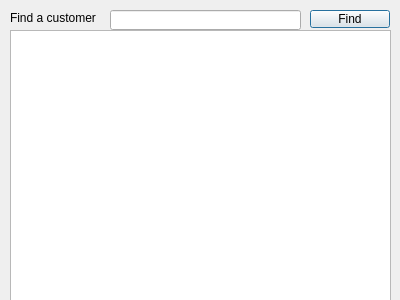
<?xml version="1.0" encoding="UTF-8"?>
<ui version="4.0">
 <class>CustomerList</class>
 <widget class="QDialog" name="CustomerList">
  <property name="geometry">
   <rect>
    <x>0</x>
    <y>0</y>
    <width>400</width>
    <height>300</height>
   </rect>
  </property>
  <property name="windowTitle">
   <string>All Customer List</string>
  </property>
  <widget class="QTableView" name="tableAllcustomer">
   <property name="geometry">
    <rect>
     <x>10</x>
     <y>30</y>
     <width>381</width>
     <height>271</height>
    </rect>
   </property>
  </widget>
  <widget class="QLabel" name="label">
   <property name="geometry">
    <rect>
     <x>10</x>
     <y>10</y>
     <width>101</width>
     <height>16</height>
    </rect>
   </property>
   <property name="text">
    <string>Find a customer</string>
   </property>
  </widget>
  <widget class="QLineEdit" name="txtFindacustomer">
   <property name="geometry">
    <rect>
     <x>110</x>
     <y>10</y>
     <width>191</width>
     <height>20</height>
    </rect>
   </property>
  </widget>
  <widget class="QPushButton" name="btnFind">
   <property name="geometry">
    <rect>
     <x>310</x>
     <y>10</y>
     <width>80</width>
     <height>18</height>
    </rect>
   </property>
   <property name="text">
    <string>Find</string>
   </property>
  </widget>
 </widget>
 <resources/>
 <connections/>
</ui>
